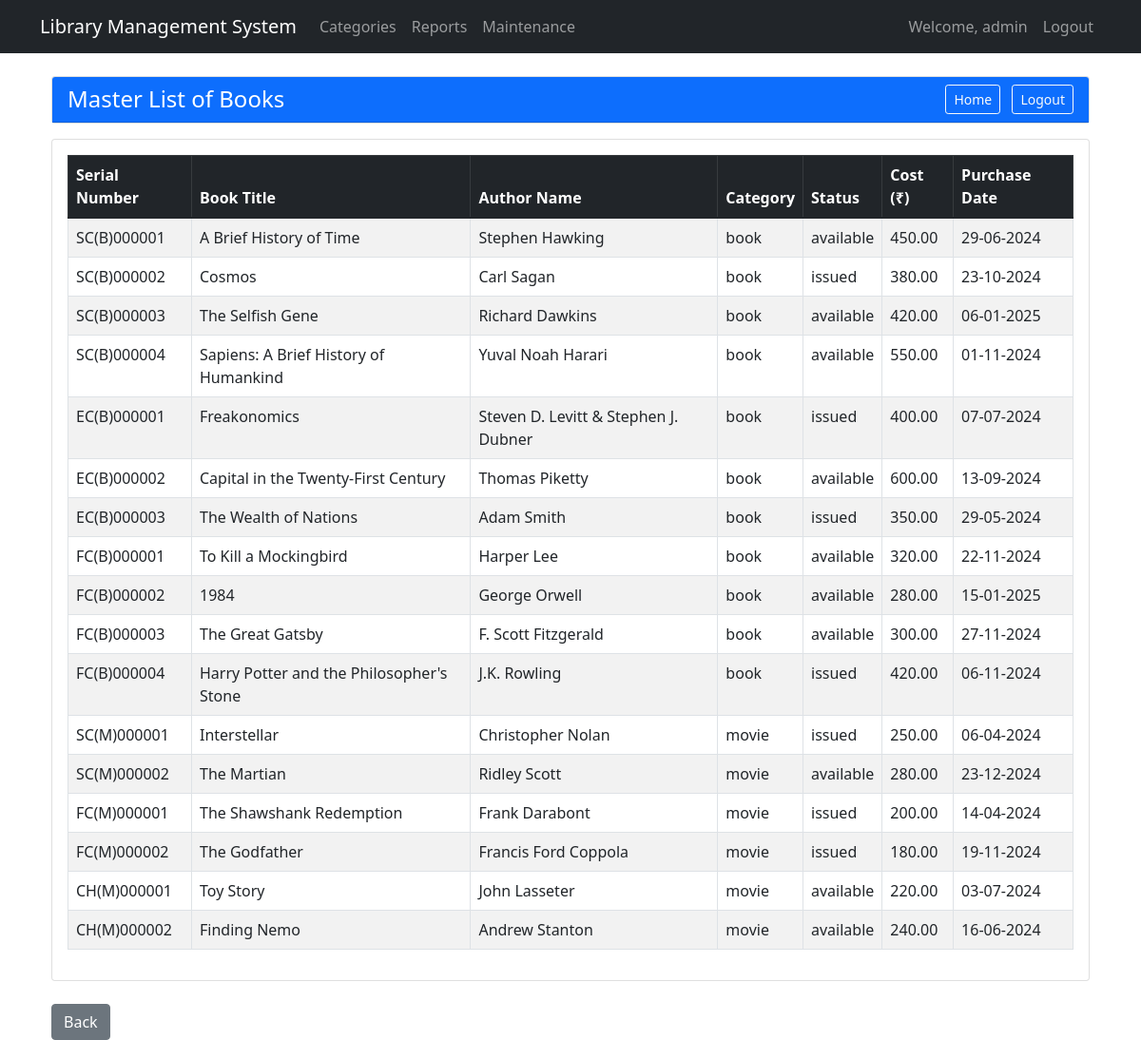
Page /book_report (signed in) on the committed database.
### models.py (models this page shows)
class Book(db.Model):
    id = db.Column(db.Integer, primary_key=True)
    serial_number = db.Column(db.String(50), unique=True, nullable=False)
    type = db.Column(db.String(20), nullable=False)  # 'book' or 'movie'
    title = db.Column(db.String(200), nullable=False)
    author = db.Column(db.String(100), nullable=False)
    publisher = db.Column(db.String(100), nullable=False)
    year = db.Column(db.Integer, nullable=False)
    status = db.Column(db.String(20), nullable=False, default='available')  # 'available', 'issued'
    cost = db.Column(db.Float, nullable=True)
    procurement_date = db.Column(db.DateTime, nullable=True)

### app.py (the view)
@app.route('/book_report')
def book_report():
    if 'user_id' not in session:
        return redirect(url_for('login'))
    books = Book.query.all()
    return render_template('book_report.html', books=books)

### templates/book_report.html
{% extends "base.html" %}
{% block content %}
<div class="container-fluid">
    <div class="row mb-3">
        <div class="col-12">
            <div class="card">
                <div class="card-header bg-primary text-white">
                    <div class="d-flex justify-content-between align-items-center">
                        <span class="h4 mb-0">Master List of Books</span>
                        <div>
                            <a href="{{ url_for('reports') }}" class="btn btn-sm btn-outline-light me-2">Home</a>
                            <a href="{{ url_for('logout') }}" class="btn btn-sm btn-outline-light">Logout</a>
                        </div>
                    </div>
                </div>
            </div>
        </div>
    </div>
    <div class="row">
        <div class="col-md-12">
            <div class="card">
                <div class="card-body">
                    <div class="table-responsive">
                        <table class="table table-striped table-bordered">
                            <thead class="table-dark">
                                <tr>
                                    <th>Serial Number</th>
                                    <th>Book Title</th>
                                    <th>Author Name</th>
                                    <th>Category</th>
                                    <th>Status</th>
                                    <th>Cost (₹)</th>
                                    <th>Purchase Date</th>
                                </tr>
                            </thead>
                            <tbody>
                                {% for book in books %}
                                <tr>
                                    <td>{{ book.serial_number }}</td>
                                    <td>{{ book.title }}</td>
                                    <td>{{ book.author }}</td>
                                    <td>{{ book.type }}</td>
                                    <td>{{ book.status }}</td>
                                    <td>{% if book.cost %}{{ "%.2f"|format(book.cost) }}{% else %}--{% endif %}</td>
                                    <td>{% if book.procurement_date %}{{ book.procurement_date.strftime('%d-%m-%Y') }}{% else %}--{% endif %}</td>
                                </tr>
                                {% endfor %}
                            </tbody>
                        </table>
                    </div>
                </div>
            </div>
        </div>
    </div>
    <div class="row mt-4">
        <div class="col-md-12">
            <a href="{{ url_for('reports') }}" class="btn btn-secondary">Back</a>
        </div>
    </div>
</div>
{% endblock %}

### templates/base.html (shortened to what this page needs)
<!DOCTYPE html>
<html lang="en">
<head>
    <link href="https://cdn.jsdelivr.net/npm/bootstrap@5.1.3/dist/css/bootstrap.min.css" rel="stylesheet">
</head>
<body>
    <nav class="navbar navbar-expand-lg navbar-dark bg-dark">
        <div class="container">
            <a class="navbar-brand" href="{{ url_for('home') }}">Library Management System</a>
            <div class="collapse navbar-collapse" id="navbarNav">
                <ul class="navbar-nav me-auto">
                    {% if 'user_id' in session %}
                        <li class="nav-item">
                            <a class="nav-link" href="{{ url_for('categories') }}">Categories</a>
                        </li>
                        <li class="nav-item">
                            <a class="nav-link" href="{{ url_for('reports') }}">Reports</a>
                        </li>
                        {% if session['role'] == 'admin' %}
                            <li class="nav-item">
                                <a class="nav-link" href="{{ url_for('maintenance') }}">Maintenance</a>
                            </li>
                        {% endif %}
                    {% endif %}
                </ul>
                <ul class="navbar-nav">
                    {% if 'user_id' in session %}
                        <li class="nav-item">
                            <span class="nav-link">Welcome, {{ session['username'] }}</span>
                        </li>
                        <li class="nav-item">
                            <a class="nav-link" href="{{ url_for('logout') }}">Logout</a>
                        </li>
                    {% endif %}
                </ul>
            </div>
        </div>
    </nav>
    <div class="container mt-4">
        {% block content %}{% endblock %}
    </div>
</body>
</html>

### rows in the picture
Book: serial_number "SC(B)000001", title "A Brief History of Time", author "Stephen Hawking", type "book", status "available", cost "450.00", procurement_date "29-06-2024"
Book: serial_number "SC(B)000002", title "Cosmos", author "Carl Sagan", type "book", status "issued", cost "380.00", procurement_date "23-10-2024"
Book: serial_number "SC(B)000003", title "The Selfish Gene", author "Richard Dawkins", type "book", status "available", cost "420.00", procurement_date "06-01-2025"
Book: serial_number "SC(B)000004", title "Sapiens: A Brief History of Humankind", author "Yuval Noah Harari", type "book", status "available", cost "550.00", procurement_date "01-11-2024"
Book: serial_number "EC(B)000001", title "Freakonomics", author "Steven D. Levitt & Stephen J. Dubner", type "book", status "issued", cost "400.00", procurement_date "07-07-2024"
Book: serial_number "EC(B)000002", title "Capital in the Twenty-First Century", author "Thomas Piketty", type "book", status "available", cost "600.00", procurement_date "13-09-2024"
Book: serial_number "EC(B)000003", title "The Wealth of Nations", author "Adam Smith", type "book", status "issued", cost "350.00", procurement_date "29-05-2024"
Book: serial_number "FC(B)000001", title "To Kill a Mockingbird", author "Harper Lee", type "book", status "available", cost "320.00", procurement_date "22-11-2024"
Book: serial_number "FC(B)000002", title "1984", author "George Orwell", type "book", status "available", cost "280.00", procurement_date "15-01-2025"
Book: serial_number "FC(B)000003", title "The Great Gatsby", author "F. Scott Fitzgerald", type "book", status "available", cost "300.00", procurement_date "27-11-2024"
Book: serial_number "FC(B)000004", title "Harry Potter and the Philosopher's Stone", author "J.K. Rowling", type "book", status "issued", cost "420.00", procurement_date "06-11-2024"
Book: serial_number "SC(M)000001", title "Interstellar", author "Christopher Nolan", type "movie", status "issued", cost "250.00", procurement_date "06-04-2024"
Book: serial_number "SC(M)000002", title "The Martian", author "Ridley Scott", type "movie", status "available", cost "280.00", procurement_date "23-12-2024"
Book: serial_number "FC(M)000001", title "The Shawshank Redemption", author "Frank Darabont", type "movie", status "issued", cost "200.00", procurement_date "14-04-2024"
Book: serial_number "FC(M)000002", title "The Godfather", author "Francis Ford Coppola", type "movie", status "issued", cost "180.00", procurement_date "19-11-2024"
Book: serial_number "CH(M)000001", title "Toy Story", author "John Lasseter", type "movie", status "available", cost "220.00", procurement_date "03-07-2024"
Book: serial_number "CH(M)000002", title "Finding Nemo", author "Andrew Stanton", type "movie", status "available", cost "240.00", procurement_date "16-06-2024"

### other values in the picture
{{ session['username'] }} "admin"
